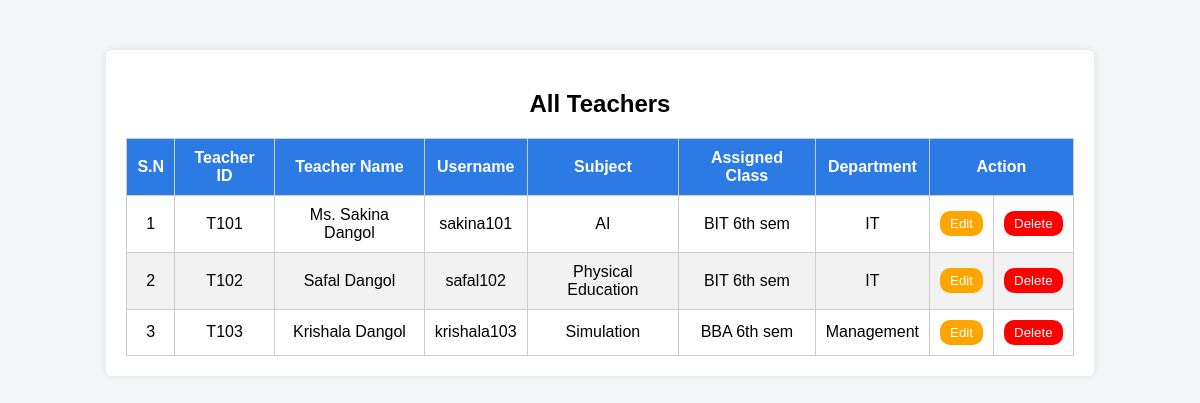
/AdminOperation/view_teacher, run on the app's committed database.
### Admin/models.py (models this page shows, shortened)
class Subject(models.Model):
    Teachername=models.CharField(max_length=100)
    teacher=models.ForeignKey(Teacher,on_delete=models.CASCADE,null=True)
    assigned_class=models.CharField(max_length=100,default="AI")
    subject_name=models.CharField(max_length=100,default="Python")

class Teacher(models.Model):
    user = models.OneToOneField(User, on_delete=models.CASCADE)
    TeacherID = models.CharField(max_length=100, unique=True)
    Teachername = models.CharField(max_length=100)
    department = models.CharField(max_length=100, default="IT")

### Admin/views.py (the view)
# urls.py: path('view_teacher',views.view_teacher,name="view_teacher"),
def view_teacher(request):
    teachers = Teacher.objects.all()
    subjects = Subject.objects.select_related('teacher')
    return render(request,"view_teacher.html",{'subjects':subjects,'teacher':teachers})

### Admin/templates/view_teacher.html (shortened to what this page needs)
<!DOCTYPE html>
<html lang="en">
<head>
</head>
<body>
<div class="container">
    <h2>All Teachers</h2>
    <table>
        <thead>
            <tr>
                <th>S.N</th>
                <th>Teacher ID</th>
                <th>Teacher Name</th>
                <th>Username</th>
                <th>Subject</th>
                <th>Assigned Class</th>
                <th>Department</th>
                <th colspan="2">Action</th>
            </tr>
        </thead>
        <tbody>
            {% for subject in subjects %}
            <tr>
                <td>{{ forloop.counter }}</td>
                <td>{{ subject.teacher.TeacherID }}</td>
                <td>{{ subject.teacher.Teachername }}</td>
                <td>{{ subject.teacher.user.username }}</td>
                <td>{{ subject.subject_name|default:"N/A" }}</td>
                <td>{{ subject.assigned_class|default:"N/A" }}</td>
                <td>{{ subject.teacher.department|default:"N/A" }}</td>
                <td>
                    <a href="{% url 'edit_teacher' subject.teacher.TeacherID %}">
                        <button class="Edit">Edit</button>
                    </a>
                </td>
                <td>
                    <a href="{% url 'delete_teacher' subject.teacher.TeacherID %}">
                        <button class="Delete">Delete</button>
                    </a>
                </td>
            </tr>
            {% empty %}
            <tr>
                <td colspan="9">No teachers found</td>
            </tr>
            {% endfor %}
        </tbody>
    </table>
</div>
</body>
</html>

### Admin/templates/view_teacher.html (style rules this page uses)
body { font-family: Arial, sans-serif; background-color: #f4f6f8; }
.container { width: 80%; margin: 50px auto; background: #fff; padding: 20px; border-radius: 6px; box-shadow: 0 0 10px rgba(0,0,0,0.1); }
h2 { text-align: center; margin-bottom: 20px; }
table { width: 100%; border-collapse: collapse; }
th, td { text-align: center; padding: 10px; border: 1px solid #ccc; }
th { background-color: #2c7be5; color: white; }
tr:nth-child(even) { background-color: #f2f2f2; }
.Edit { background-color: orange; color: white; border-radius: 10px; padding: 5px 10px; border: none; cursor: pointer; }
.Delete { background-color: red; color: white; border-radius: 10px; padding: 5px 10px; border: none; cursor: pointer; }

### data on the page
Subject: teacher.TeacherID "T101", teacher.Teachername "Ms. Sakina Dangol", teacher.user.username "sakina101", subject_name "AI", assigned_class "BIT 6th sem", teacher.department "IT"
Subject: teacher.TeacherID "T102", teacher.Teachername "Safal Dangol", teacher.user.username "safal102", subject_name "Physical Education", assigned_class "BIT 6th sem", teacher.department "IT"
Subject: teacher.TeacherID "T103", teacher.Teachername "Krishala Dangol", teacher.user.username "krishala103", subject_name "Simulation", assigned_class "BBA 6th sem", teacher.department "Management"
